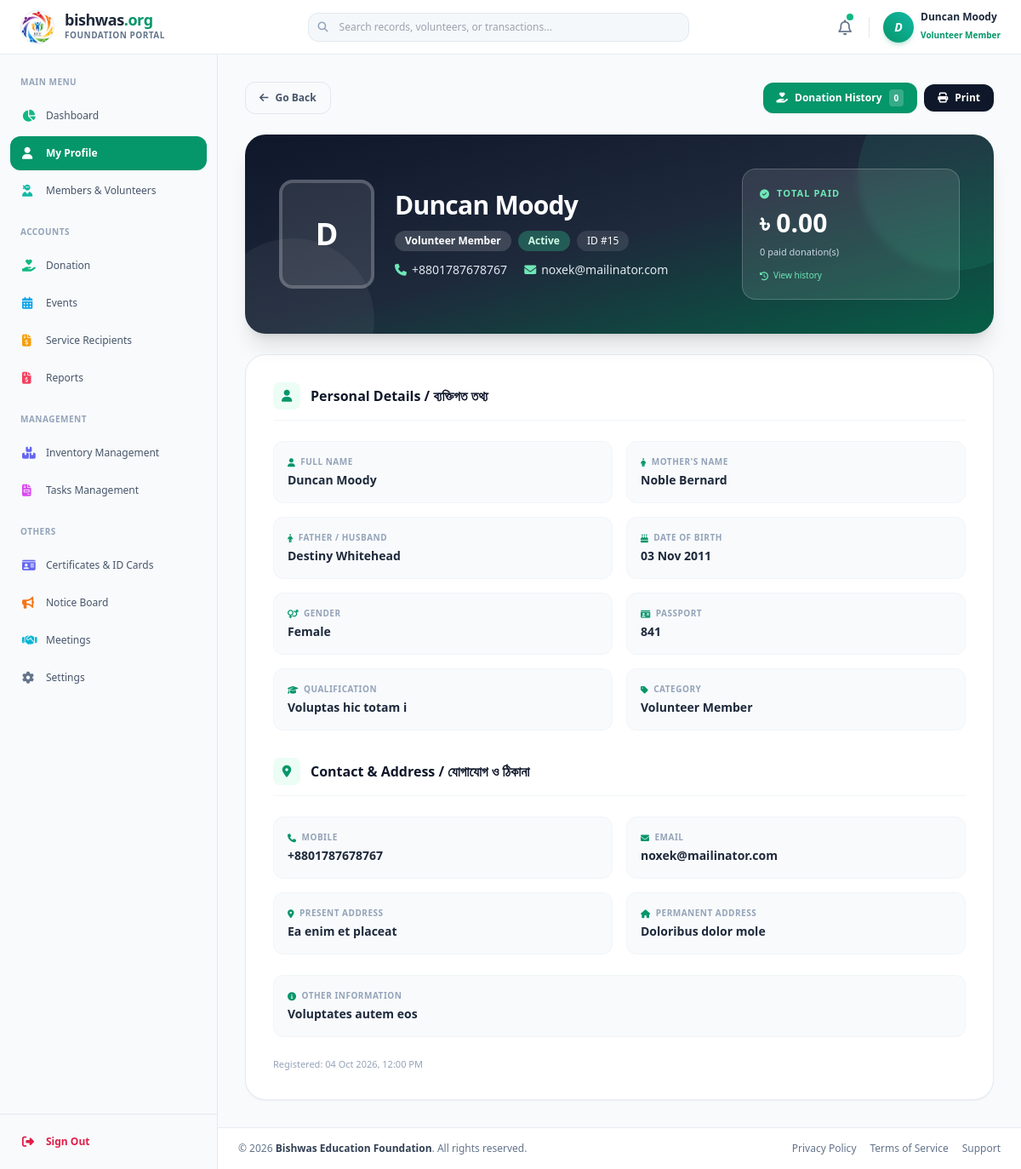
The page /portal/index.php?page=view_member&id=15 (signed in) on the database its author committed.
### tables this page shows
CREATE TABLE `branding_settings` (
  `id` int(11) NOT NULL DEFAULT 1,
  `site_title` varchar(255) DEFAULT 'Bishwas Education Foundation',
  `site_logo` varchar(255) DEFAULT 'public/assets/logo_BG.png',
  `favicon_icon` varchar(255) DEFAULT 'public/assets/logo.png'
);

CREATE TABLE `users` (
  `id` int(11) NOT NULL,
  `photo` varchar(255) DEFAULT NULL,
  `member_name` varchar(150) NOT NULL,
  `mother_name` varchar(150) NOT NULL DEFAULT '',
  `father_husband_name` varchar(150) NOT NULL DEFAULT '',
  `dob` date DEFAULT NULL,
  `gender` varchar(20) NOT NULL DEFAULT '',
  `id_type` varchar(30) DEFAULT NULL,
  `id_number` varchar(50) DEFAULT NULL,
  `qualification` varchar(150) DEFAULT NULL,
  `mobile_no` varchar(20) NOT NULL,
  `email` varchar(150) DEFAULT NULL,
  `present_address` text DEFAULT NULL,
  `permanent_address` text DEFAULT NULL,
  `other_info` varchar(255) DEFAULT NULL,
  `user_type` enum('Admin','General Member','Associate Member','Life Member','Volunteer Member') DEFAULT 'General Member',
  `status` enum('Active','Pending') NOT NULL DEFAULT 'Pending',
  `password` varchar(32) NOT NULL DEFAULT '827ccb0eea8a706c4c34a16891f84e7b',
  `created_at` timestamp NOT NULL DEFAULT current_timestamp()
);

### portal/pages/view_member.php (the view, shortened to what this page needs)
<?php
$connection = isset($db) ? $db : (isset($conn) ? $conn : null);
if ($connection) {
    mysqli_set_charset($connection, "utf8mb4");
}
$upload_dir = 'public/uploads/members/';
if (!function_exists('h')) {
    function h($s) { return htmlspecialchars((string) $s, ENT_QUOTES, 'UTF-8'); }
}
$id = (int) ($_GET['id'] ?? 0);
$st = mysqli_prepare($connection, "SELECT * FROM users WHERE id = ? LIMIT 1");
mysqli_stmt_bind_param($st, 'i', $id);
mysqli_stmt_execute($st);
$u = mysqli_fetch_assoc(mysqli_stmt_get_result($st));
$photo = ($u && !empty($u['photo']) && is_file($upload_dir . basename($u['photo'])))
    ? $upload_dir . basename($u['photo']) : '';
$donations     = [];
$total_paid    = 0;
$paid_count    = 0;
function info_row($label, $value, $icon) {
    $v = trim((string) $value) === ''
        ? '<span class="text-slate-300">—</span>'
        : nl2br(h($value));
    return '<div class="p-4 rounded-xl bg-slate-50 border border-slate-100">
        <p class="text-[10px] font-bold uppercase tracking-wider text-slate-400 flex items-center gap-1.5">
            <i class="fa-solid ' . $icon . ' text-emerald-600"></i> ' . h($label) . '
        </p>
        <p class="text-sm font-semibold text-slate-800 mt-1 break-words">' . $v . '</p>
    </div>';
}
$dob_text = '';
if ($u && !empty($u['dob']) && $u['dob'] !== '0000-00-00') {
    $dob_text = date('d M Y', strtotime($u['dob']));
}
?>
<div class="max-w-4xl mx-auto space-y-6">
    <div class="flex items-center justify-between print:hidden">
        <button onclick="history.back()"
            class="px-4 py-2.5 border border-slate-200 rounded-xl text-xs font-semibold text-slate-600 hover:bg-slate-50 transition-colors flex items-center gap-2">
            <i class="fa-solid fa-arrow-left"></i> Go Back
        </button>
        <?php if ($u) { ?>
            <div class="flex items-center gap-2">
                <button onclick="openModal('memberDonationModal')"
                    class="px-4 py-2 bg-emerald-600 hover:bg-emerald-700 text-white rounded-xl text-xs font-semibold flex items-center gap-2 shadow-sm">
                    <i class="fa-solid fa-hand-holding-heart"></i>
                    Donation History
                    <span class="px-1.5 py-0.5 rounded bg-white/20 text-[10px]"><?= count($donations) ?></span>
                </button>
                <button onclick="window.print()"
                    class="px-4 py-2 bg-slate-900 hover:bg-slate-800 text-white rounded-xl text-xs font-semibold flex items-center gap-2 shadow-sm">
                    <i class="fa-solid fa-print"></i> Print
                </button>
            </div>
        <?php } ?>
    </div>
    <?php if (!$u) { ?>
        <div class="p-6 rounded-2xl bg-rose-50 border border-rose-200 text-rose-700 text-sm font-semibold">
            <i class="fa-solid fa-circle-exclamation"></i> User পাওয়া যায়নি।
        </div>
    <?php } else { ?>
    <div class="relative overflow-hidden rounded-3xl bg-gradient-to-br from-slate-900 via-slate-800 to-emerald-800 text-white shadow-xl [print-color-adjust:exact] [-webkit-print-color-adjust:exact]">
        <div class="absolute -top-16 -right-16 w-56 h-56 rounded-full bg-emerald-400/10"></div>
        <div class="absolute -bottom-20 -left-10 w-48 h-48 rounded-full bg-white/5"></div>
        <div class="relative p-6 sm:p-10 flex flex-col lg:flex-row lg:items-center gap-6">
            <div class="flex flex-col sm:flex-row items-center gap-6 flex-1 min-w-0">
                <?php if ($photo) { ?>
                    <img src="<?= h($photo) ?>" alt="Photo"
                        class="w-28 h-32 rounded-2xl object-cover border-4 border-white/20 shadow-lg shrink-0">
                <?php } else { ?>
                    <div class="w-28 h-32 rounded-2xl bg-white/10 border-4 border-white/20 flex items-center justify-center text-4xl font-bold shrink-0">
                        <?= h(mb_strtoupper(mb_substr($u['member_name'], 0, 1))) ?>
                    </div>
                <?php } ?>
                <div class="text-center sm:text-left space-y-3 min-w-0">
                    <h1 class="text-2xl sm:text-3xl font-extrabold tracking-tight break-words"><?= h($u['member_name']) ?></h1>
                    <div class="flex flex-wrap justify-center sm:justify-start gap-2">
                        <span class="px-3 py-1 rounded-full bg-white/15 text-xs font-semibold"><?= h($u['user_type']) ?></span>
                        <span class="px-3 py-1 rounded-full text-xs font-semibold <?= $u['status'] == 'Active' ? 'bg-emerald-400/30 text-emerald-100' : 'bg-amber-400/30 text-amber-100' ?>">
                            <?= h($u['status'] ?: 'Pending') ?>
                        </span>
                        <span class="px-3 py-1 rounded-full bg-white/10 text-xs">ID #<?= (int) $u['id'] ?></span>
                    </div>
                    <div class="flex flex-col sm:flex-row sm:flex-wrap gap-x-5 gap-y-1 text-sm text-slate-200">
                        <span><i class="fa-solid fa-phone mr-1.5 text-emerald-300"></i>+88<?= h($u['mobile_no']) ?></span>
                        <?php if ($u['email'] != '') { ?>
                            <span class="break-all"><i class="fa-solid fa-envelope mr-1.5 text-emerald-300"></i><?= h($u['email']) ?></span>
                        <?php } ?>
                    </div>
                </div>
            </div>
            <button type="button" onclick="openModal('memberDonationModal')"
                class="shrink-0 w-full lg:w-64 text-left rounded-2xl bg-white/10 hover:bg-white/15 border border-white/20 backdrop-blur-sm p-5 transition-colors print:hidden">
                <div class="flex items-center gap-2 text-emerald-300 text-[11px] font-bold uppercase tracking-widest">
                    <i class="fa-solid fa-circle-check"></i> Total Paid
                </div>
                <div class="text-3xl font-extrabold mt-2 break-words">
                    ৳ <?= number_format($total_paid, 2) ?>
                </div>
                <div class="text-[11px] text-slate-300 mt-2">
                    <?= (int) $paid_count ?> paid donation(s)
                </div>
                <div class="text-[10px] text-emerald-300 mt-3 flex items-center gap-1.5">
                    <i class="fa-solid fa-clock-rotate-left"></i> View history
                </div>
            </button>
        </div>
    </div>
    <div class="bg-white rounded-3xl shadow-sm border border-slate-200/80 p-6 sm:p-8 space-y-6">
        <div class="flex items-center gap-3 border-b border-slate-100 pb-3">
            <span class="w-8 h-8 rounded-lg bg-emerald-50 text-emerald-600 flex items-center justify-center text-sm">
                <i class="fa-solid fa-user"></i>
            </span>
            <h2 class="text-base font-bold text-slate-900">Personal Details / ব্যক্তিগত তথ্য</h2>
        </div>
        <div class="grid grid-cols-1 sm:grid-cols-2 gap-4">
            <?php
            echo info_row('Full Name', $u['member_name'], 'fa-user');
            echo info_row("Mother's Name", $u['mother_name'], 'fa-person-dress');
            echo info_row('Father / Husband', $u['father_husband_name'], 'fa-person');
            echo info_row('Date of Birth', $dob_text, 'fa-cake-candles');
            echo info_row('Gender', $u['gender'], 'fa-venus-mars');
            echo info_row($u['id_type'] ?: 'ID Type', $u['id_number'], 'fa-id-card');
            echo info_row('Qualification', $u['qualification'], 'fa-graduation-cap');
            echo info_row('Category', $u['user_type'], 'fa-tag');
            ?>
        </div>
        <div class="flex items-center gap-3 border-b border-slate-100 pb-3 pt-2">
            <span class="w-8 h-8 rounded-lg bg-emerald-50 text-emerald-600 flex items-center justify-center text-sm">
                <i class="fa-solid fa-location-dot"></i>
            </span>
            <h2 class="text-base font-bold text-slate-900">Contact & Address / যোগাযোগ ও ঠিকানা</h2>
        </div>
        <div class="grid grid-cols-1 sm:grid-cols-2 gap-4">
            <?php
            echo info_row('Mobile', '+88' . $u['mobile_no'], 'fa-phone');
            echo info_row('Email', $u['email'], 'fa-envelope');
            echo info_row('Present Address', $u['present_address'], 'fa-location-dot');
            echo info_row('Permanent Address', $u['permanent_address'], 'fa-house');
            ?>
        </div>
        <?php echo info_row('Other Information', $u['other_info'], 'fa-circle-info'); ?>
        <?php if (!empty($u['created_at'])) { ?>
            <p class="text-[11px] text-slate-400">
                Registered: <?= h(date('d M Y, h:i A', strtotime($u['created_at']))) ?>
            </p>
        <?php } ?>
    </div>
    <?php } ?>
</div>

### portal/includes/header.php (shortened to what this page needs)
<?php
    include '../database/db.php';
    $sql = "SELECT * FROM branding_settings WHERE id = 1 LIMIT 1";
    $result = mysqli_query($db, $sql);
    $data = ($result && mysqli_num_rows($result) > 0) ? mysqli_fetch_assoc($result) : null;
    $site_title   = $data['site_title'] ?? 'Bishwas Education Foundation';
    $favicon_icon = !empty($data['favicon_icon']) ? $data['favicon_icon'] : 'public/assets/logo.png';
?>
<!DOCTYPE html>
<html lang="en">
<head>
    <script src="https://cdn.tailwindcss.com"></script>
    <link href="https://cdnjs.cloudflare.com/ajax/libs/font-awesome/6.4.0/css/all.min.css" rel="stylesheet">
</head>
<body class="bg-slate-50 font-sans text-slate-800 antialiased h-screen overflow-hidden flex flex-col">
    <header class="h-16 bg-white border-b border-slate-200/80 shadow-xs z-40 shrink-0 flex items-center justify-between px-4 lg:px-6">
        <div class="flex items-center gap-3">
            <a href="#" class="flex items-center gap-3 group">
                <div class="w-10 h-10 shrink-0 rounded-full overflow-hidden flex items-center justify-center border border-slate-200 shadow-xs group-hover:scale-105 transition-all">
                    <img src="../public/assets/<?php echo $favicon_icon; ?>" alt="Logo" class="w-full h-full object-cover" onerror="this.onerror=null; this.src='https://via.placeholder.com/40?text=BF';">
                </div>
                <div class="hidden sm:block">
                    <h1 class="font-bold text-lg leading-none tracking-tight text-slate-800 group-hover:text-emerald-600 transition-colors">
                        bishwas<span class="text-emerald-600 font-black">.org</span>
                    </h1>
                    <span class="text-[10px] text-slate-500 font-semibold tracking-wider uppercase block mt-0.5">
                        Foundation Portal
                    </span>
                </div>
            </a>
        </div>
        <div class="hidden md:flex items-center flex-1 max-w-md mx-8">
            <div class="relative w-full">
                <span class="absolute inset-y-0 left-0 pl-3 flex items-center text-slate-400">
                    <i class="fa-solid fa-magnifying-glass text-xs"></i>
                </span>
                <input type="text" placeholder="Search records, volunteers, or transactions..." class="w-full pl-9 pr-4 py-2 bg-slate-100/70 border border-slate-200 rounded-xl text-xs focus:outline-none focus:border-emerald-500 focus:bg-white transition-all">
            </div>
        </div>
        <div class="flex items-center gap-3">
            <button class="relative p-2 text-slate-500 hover:text-emerald-600 hover:bg-slate-100 rounded-xl transition-colors">
                <i class="fa-regular fa-bell text-lg"></i>
                <span class="absolute top-1.5 right-1.5 w-2 h-2 bg-emerald-500 rounded-full ring-2 ring-white"></span>
            </button>
            <div class="flex items-center gap-3 pl-1">
                <a href="index.php?page=view_member&id=<?= isset($_SESSION['user_id']) ? (int) $_SESSION['user_id'] : 0 ?>" class="flex items-center gap-2 group">
                    <div class="w-9 h-9 rounded-full bg-gradient-to-tr from-emerald-600 to-teal-500 text-white font-bold text-sm flex items-center justify-center shadow-md shadow-emerald-600/20">
                        <i><?php echo isset($_SESSION['member_name']) ? substr($_SESSION['member_name'], 0, 1) : 'U'; ?></i>
                    </div>
                    <div class="hidden lg:block text-left">
                        <h4 class="text-xs font-bold text-slate-800 leading-tight"><?php echo isset($_SESSION['member_name']) ? ($_SESSION['member_name']) : 'User Name'; ?></h4>
                        <span class="text-[10px] text-emerald-600 font-semibold"><?php echo isset($_SESSION['user_type']) ? ($_SESSION['user_type']) : 'User Type'; ?></span>
                    </div>
                </a>
            </div>
        </div>
    </header>

### portal/index.php (shortened to what this page needs)
<?php
    include 'includes/header.php';
?>
    <div class="flex-1 flex overflow-hidden relative">
        <?php include 'includes/sidebar.php'; ?>
        <main class="flex-1 overflow-y-auto flex flex-col justify-between bg-slate-50">
            <div class="p-4 sm:p-6 lg:p-8 space-y-6">
                <?php
                $page = isset($_GET['page']) ? $_GET['page'] : 'dashboard';
                switch ($page) {
                    case 'view_member':
                        $filePath = 'pages/view_member.php';
                        break;
                }
                if (file_exists($filePath)) {
                    include $filePath;
                } else {
                    include 'pages/404.php';
                }
                ?>
            </div>
            <footer class="bg-white border-t border-slate-200/80 py-4 px-6">
                <div class="flex flex-col sm:flex-row items-center justify-between gap-3 text-xs text-slate-500">
                    <p>© <?php echo date('Y'); ?> <span class="font-semibold text-slate-700"><a href="https://bishwas.org" target="_blank" class="hover:text-emerald-600 transition-colors"><?php echo isset($site_title) ? $site_title : 'Bishwas'; ?></a></span>. All rights reserved.</p>
                    <div class="flex items-center gap-4">
                        <a href="#" class="hover:text-emerald-600 transition-colors">Privacy Policy</a>
                        <a href="#" class="hover:text-emerald-600 transition-colors">Terms of Service</a>
                        <a href="#" class="hover:text-emerald-600 transition-colors">Support</a>
                    </div>
                </div>
            </footer>
        </main>
    </div>
<?php include 'includes/footer.php'; ?>

### rows shown on the page
branding_settings: favicon_icon (picture), site_title "Bishwas Education Foundation"
users: member_name "D", member_name "Duncan Moody", user_type "Volunteer Member", status "Active", id "15", mobile_no "01787678767", email "noxek@mailinator.com", member_name "Duncan Moody Noble Bernard Destiny Whitehead 03 Nov 2011 Female 841 Voluptas hic totam i Volunteer Member noxek@mailinator.com Ea enim et placeat Doloribus dolor mole Voluptates autem eos", id_type "PASSPORT", created_at "04 Oct 2026, 12:00 PM"

### other values the page prints
substr($_SESSION['member_name'], 0, 1) "D"
$_SESSION['member_name'] "Duncan Moody"
$_SESSION['user_type'] "Volunteer Member"
count($donations) "0"
$total_paid "0.00"
$paid_count "0"
$label "FULL NAME MOTHER'S NAME FATHER / HUSBAND DATE OF BIRTH GENDER QUALIFICATION CATEGORY MOBILE EMAIL PRESENT ADDRESS PERMANENT ADDRESS OTHER INFORMATION"
$value "+8801787678767"
